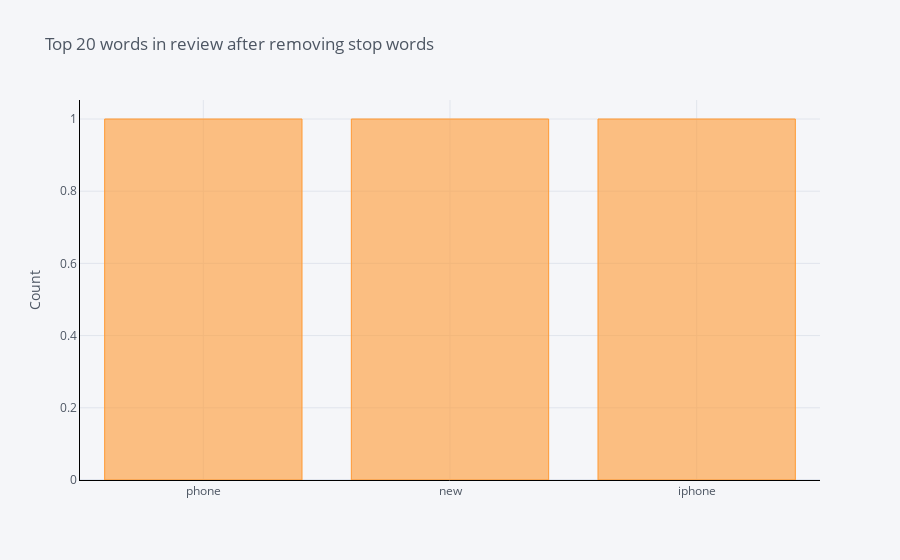

Source (notebook cell):
### Code cell
def get_top_n_words(corpus, n=None):
    vec = CountVectorizer(stop_words = 'english').fit(corpus)
    bag_of_words = vec.transform(corpus)
    sum_words = bag_of_words.sum(axis=0) 
    words_freq = [(word, sum_words[0, idx]) for word, idx in vec.vocabulary_.items()]
    words_freq =sorted(words_freq, key = lambda x: x[1], reverse=True)
    return words_freq[:n]
common_words = get_top_n_words(df_apple['Review'], 20)
for word, freq in common_words:
    print(word, freq)
df_apple = pd.DataFrame(common_words, columns = ['Review' , 'count'])
df_apple.groupby('Review').sum()['count'].sort_values(ascending=False).iplot(
    kind='bar', yTitle='Count', linecolor='black', title='Top 20 words in review after removing stop words')

### Figure 1 — Plotly figure (JSON) as saved in the notebook; plotly's stock layout.template omitted (floating-point values rounded to 4 significant figures)
{"data": [{"marker": {"color": "rgba(255, 153, 51, 0.6)", "line": {"color": "rgba(255, 153, 51, 1.0)", "width": 1}}, "name": "count", "orientation": "v", "text": "", "type": "bar", "x": ["phone", "new", "iphone"], "y": [1, 1, 1]}], "layout": {"legend": {"bgcolor": "#F5F6F9", "font": {"color": "#4D5663"}}, "paper_bgcolor": "#F5F6F9", "plot_bgcolor": "#F5F6F9", "title": {"font": {"color": "#4D5663"}, "text": "Top 20 words in review after removing stop words"}, "xaxis": {"gridcolor": "#E1E5ED", "linecolor": "black", "showgrid": true, "tickfont": {"color": "#4D5663"}, "title": {"font": {"color": "#4D5663"}, "text": ""}, "zerolinecolor": "#E1E5ED"}, "yaxis": {"gridcolor": "#E1E5ED", "linecolor": "black", "showgrid": true, "tickfont": {"color": "#4D5663"}, "title": {"font": {"color": "#4D5663"}, "text": "Count"}, "zerolinecolor": "#E1E5ED"}}}
